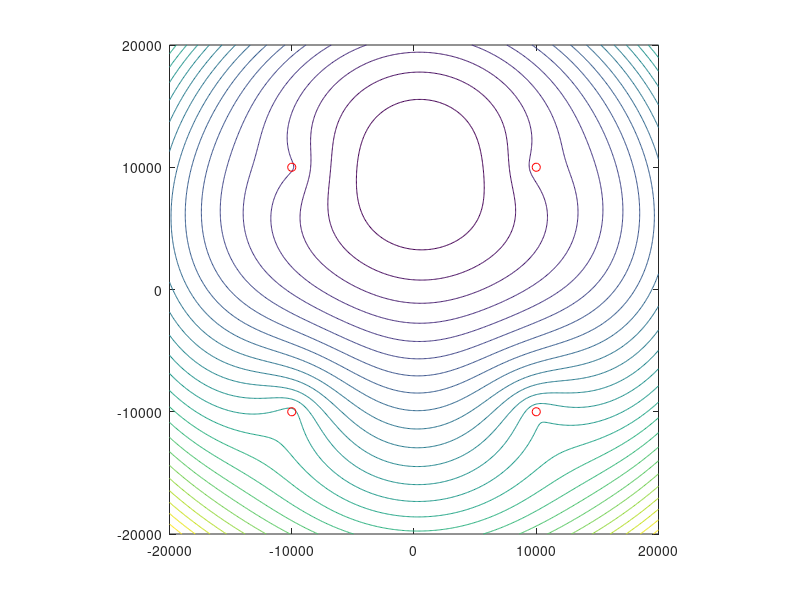

Write the MATLAB code that produced this figure. (Note: this script raises an error after producing the figure.)
function HW3()
  controls = transpose([10000 10000; -10000 -10000; 10000 -10000; -10000 10000]);
  target = trilateration_model(controls, transpose([9500 500]));
  x = -20000:100:20000;
  y = -20000:100:20000;
  phi_grid = zeros(401, 401);
  for i = 1:401
    for j = 1:401
      phi_grid(i, j) = norm(trilateration_residual(controls, target , transpose([x(i) y(j)])))^2;
    end
  end
   
  figure
  contour(x, y, phi_grid, 25);
  daspect([1 1 1]);
  hold on;
  plot(controls(1, : ), controls(2, :), 'ro ');
  plot(target(1, :), target(2, :), 'rx ');
  hold off;
  options = optimoptions('lsqnonlin', 'SpecifyObjectiveGradient', false, 'Algorithm', 'levenberg-marquardt', 'OutputFcn', @callback);
  [x, resNorm, residual, exitflag, output] = lsqnonlin(@(ell) trilateration_residual(transpose([10000 10000; -10000 -10000; 10000 -10000; -10000 10000]), target, transpose([ell(1) ell(2)])), transpose([-12000 -12000]), [], [], options)
  %{options = optimset('OutputFcn', @callback);
  %[ell_hat fval exitflag output] = fminsearch(@(ell)trilateration_objective(controls, target, transpose([ell(1)  ell(2)])), transpose([-12000 -12000]), options)

    end
 
 
function dist_vector = trilateration_model(controls , location)
controls
x = size(controls);
  dist_vector = zeros(x(2), 1);
  for  i = 1:x(2)
    i
    dist_vector(i) = sqrt((controls(1,i) - location(1))^2 + (controls(2,i) - location(2))^2);
  end
end
 
function [r, jacobian_ret] = trilateration_residual(controls,target_observations,location)
  if nargout > 1
    syms controls location target_observations
    jacobian_ret =  jacobian(trilateration_model(controls , location) - target_observations);
  end
  r = trilateration_model(controls , location) - target_observations;
 
end
 
function ret = trilateration_objective(control_points, target_observations, location)
  ret = norm(trilateration_residual(control_points, target_observations, location))^2;
end
 
function stop = callback(current_ell, optimValues, state)
  stop = false;
  hold on;
  persistent prev;
  if strcmp(state, 'init')
    prev = current_ell;
  end
  line(prev, current_ell);
  prev = current_ell;
  drawnow;
end
